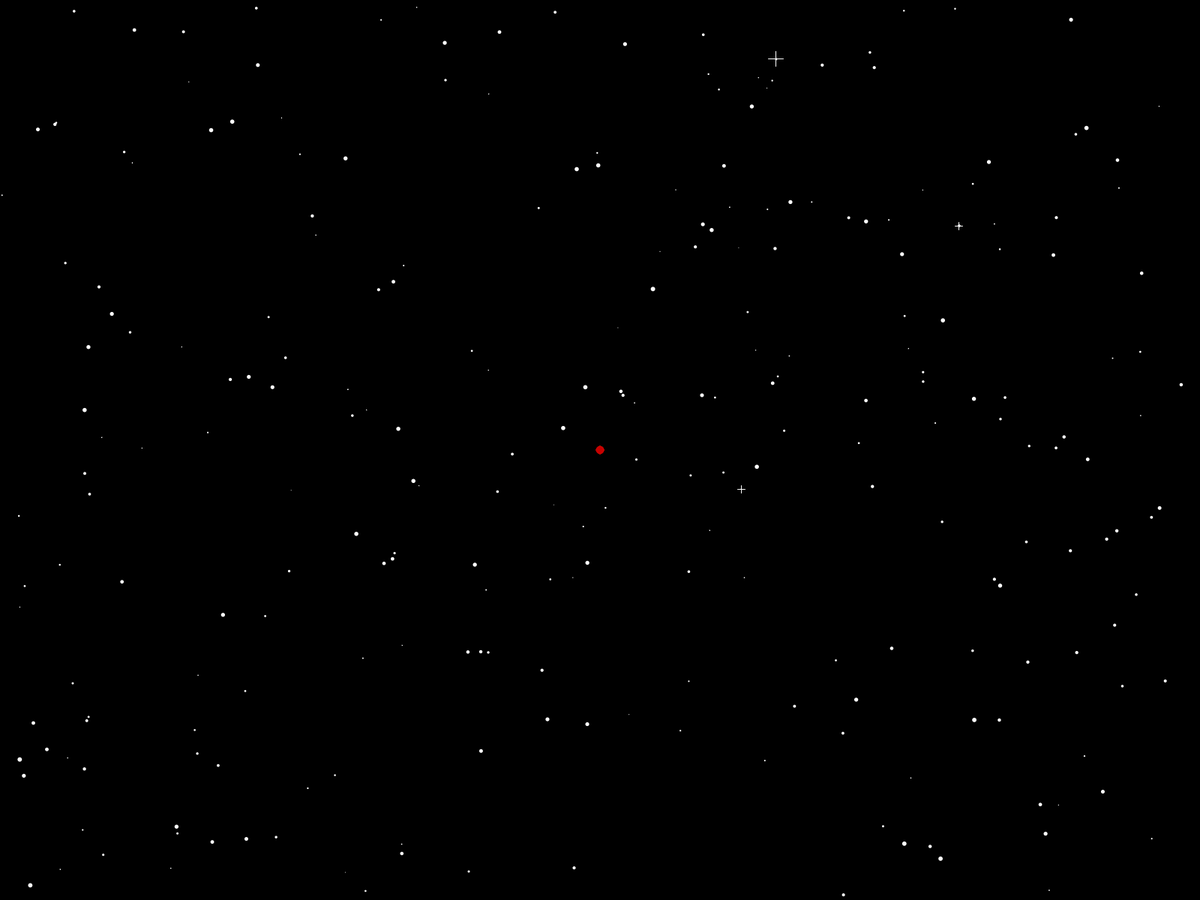
Frame 1 (no input)
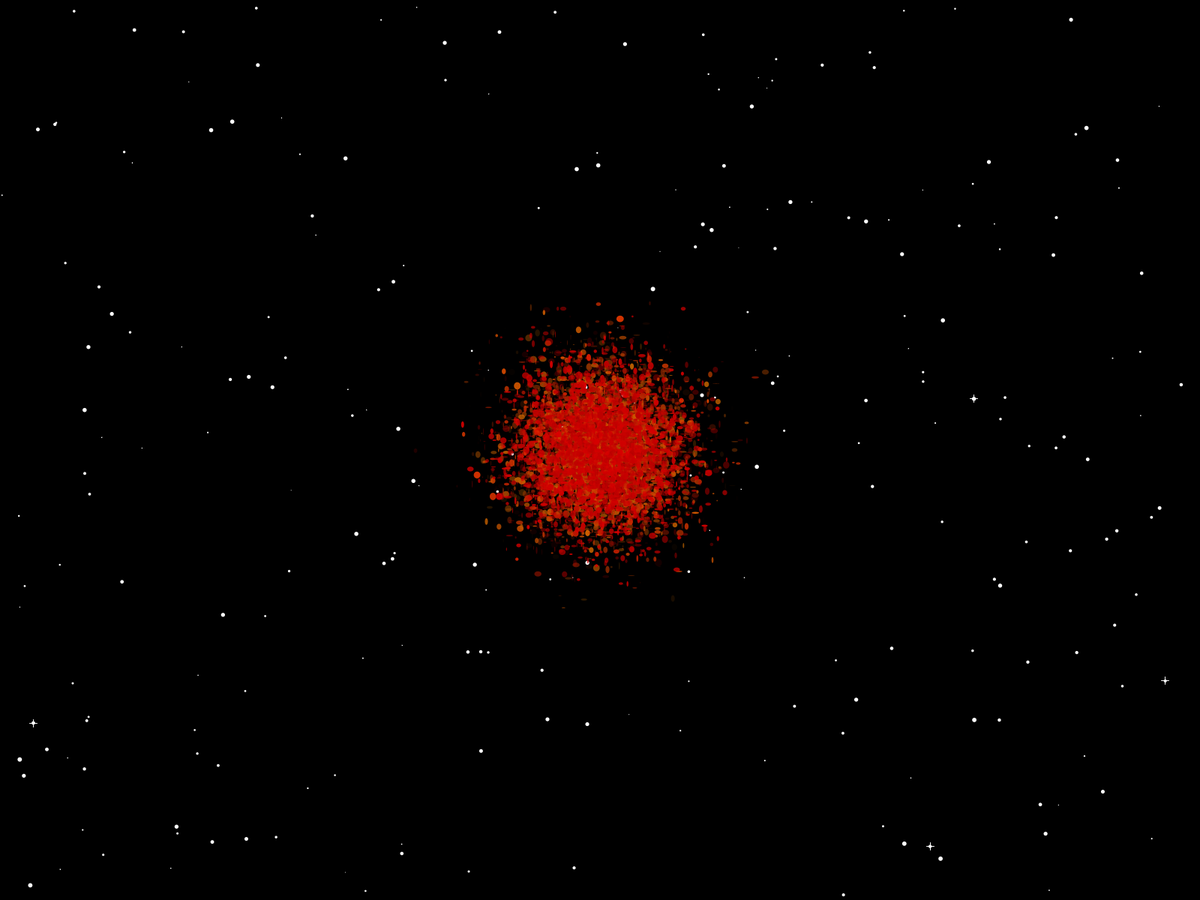
Frame 60 (the mouse pressed at the canvas centre just before this capture)
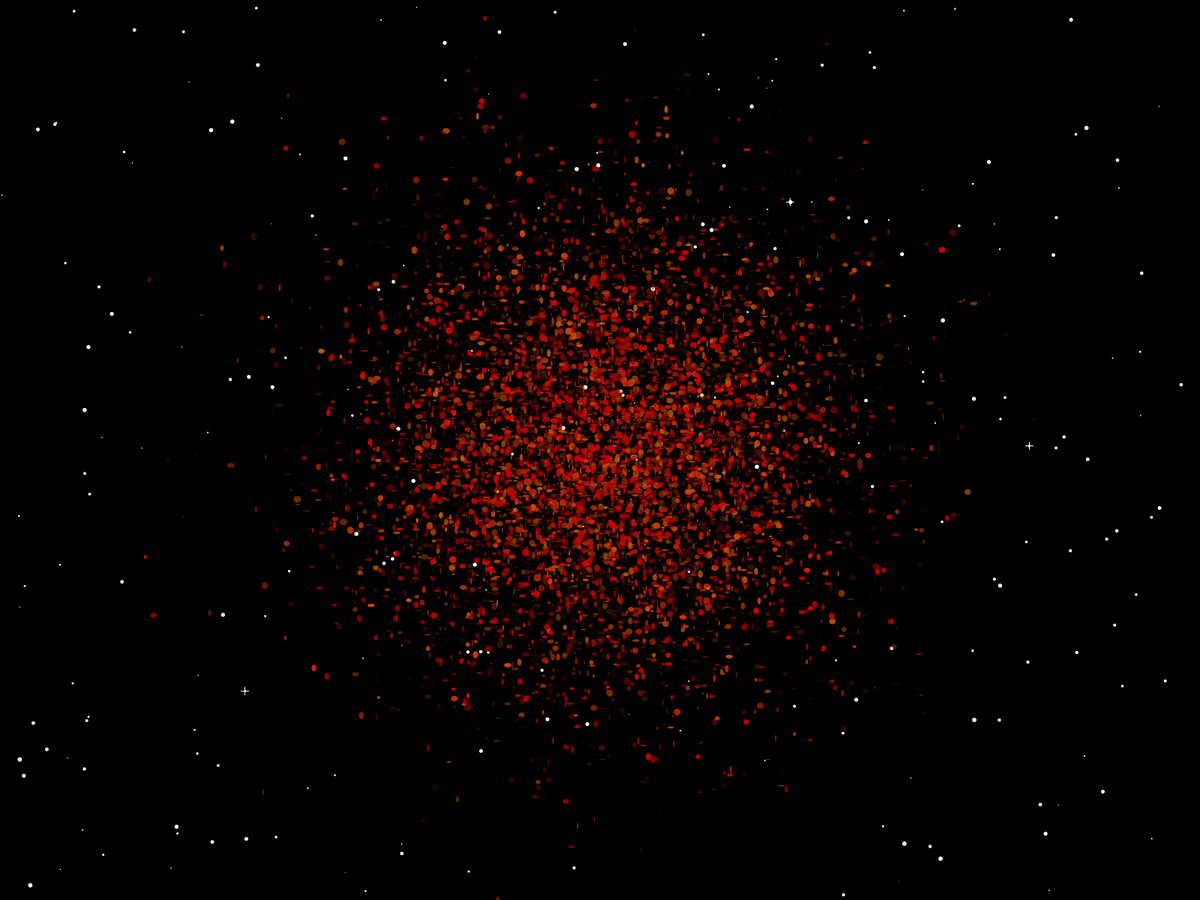
Frame 120 (the mouse held since frame 60 and released just before this capture)

The Processing sketch that drew these frames (run headless with seeded random() and noise(); from frame 60 on, the mouse is pressed at the canvas centre):

// Processing sketch: Ephemera_Elisa_Dada_Explosion
// ── Ephemera_Elisa_Dada_Explosion.pde
Mover[] movers = new Mover[10000];
Twinkler t;

void setup() {
  fullScreen();
 // size(1500,1000);
  t = new Twinkler();
 for (int i = 0; i < movers.length; i++) {
    movers[i] = new Mover(); 
  
  }
}

void draw() {
  background(0);
  t.show();
  for (int i = 0; i < movers.length; i++) {
  // Update the position
  if (i < movers.length/2){
   fill(random(180,220),random(25,100),0,random(250));
  } else if (i > movers.length/2) {
    fill(random(180,220),0,0,random(250));
  }
  movers[i].update();
  // Display the Mover
  movers[i].display();
  }
}

// ── Mover.pde
class Mover {

  // The Mover tracks position, velocity, and acceleration 
  PVector position;
  PVector velocity;
  PVector acceleration;
  // The Mover's maximum speed
  float topspeed;
  float r;

  Mover() {
    // Start in the center
    position = new PVector(width/2,height/2);
    velocity = new PVector(0,0);
    topspeed = 15;
   
  }

  void update() {
    
    // Compute a vector that points from position to mouse
    //PVector mouse = new PVector(mouseX,mouseY);
    //PVector mouse = new PVector((random(0,width)+random(-10,10)),(random(0,height)+random(-10,10)));

    PVector acceleration = new PVector((random(-50,50)),(random(-50,50)));
    // Set magnitude of acceleration
    acceleration.setMag(random(0,0.5));
    
    // Velocity changes according to acceleration
    velocity.add(acceleration);
    // Limit the velocity by topspeed
    velocity.limit(topspeed);
    // position changes by velocity
    position.add(velocity);
  }

  void display() {
    //stroke(0);
    //strokeWeight(0);
    //float r = random(10);
    noStroke();
   // fill(random(180,220),0,0,random(250));
    //if (r >= 9.5){
    //  fill(0,random(200),0,random(250));
    //}
    //alpha(int(random(255)));
    ellipse(position.x,position.y,random(10),random(10));
  }

}
  

// ── Twinklers.pde
class Twinkler {

float[] xPos = new float[250];
float[] yPos = new float[250];
float[] xVel = new float[250];
float[] yVel = new float[250];
float[] s = new float[250]; 

int a = 0;
int b = 0;
int c = 100;
int p = 10;

//set up array
 Twinkler() {

  for (int i=0; i < 250; i++) {
    xPos[i] = random(1, width);
  }

  for (int i=0; i < 250; i++) {
    yPos[i] = random(1, height);
  }

  for (int i=0; i < 250; i++) {
    xVel[i] = random(-10, 10);
  }

  for (int i=0; i < 250; i++) {
    yVel[i] = random(-10, 10);
  }
  for (int i=0; i < 250; i++) {
    s[i] = random(1, 6);
  }
}
//draw stars
void show() {
  fill(255);
  tracker();

  for (int i=0; i < 250; i++) {
    noStroke ();
    ellipse(xPos[i], yPos[i], s[i], s[i]);
  }
}


void tracker ()
{
  smooth ();
//  stroke(255);
    noStroke ();
  line (a, b, c, a);
  a = a + 3;
  if (a == 600) {
    a = 0;
    c = c +100;
    b = b +100;
  }
  stroke (255);

  for (int i=0; i < 250; i++) {

    line (xPos[i]+p, yPos[i], xPos[i], yPos[i]);
    line (xPos[i], yPos[i]+p, xPos[i], yPos[i]);
    line (xPos[i], yPos[i], xPos[i]-p, yPos[i]);
    line (xPos[i], yPos[i], xPos[i], yPos[i]-p);
    if (a > yPos[i]-25) {
      p = 5;
    }
    if (a < yPos[i]+25) {
      p = 5;
    }
    if (a < yPos[i]-25) {
      p = 0;
    }
    if (a > yPos[i]+25) {
      p = 0;
    }
    i = i + 1;
  }
}
}
